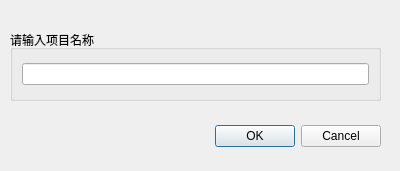
<?xml version="1.0" encoding="UTF-8"?>
<ui version="4.0">
 <class>TDialogNewProject</class>
 <widget class="QDialog" name="TDialogNewProject">
  <property name="geometry">
   <rect>
    <x>0</x>
    <y>0</y>
    <width>400</width>
    <height>171</height>
   </rect>
  </property>
  <property name="windowTitle">
   <string>Dialog</string>
  </property>
  <widget class="QDialogButtonBox" name="buttonBox">
   <property name="geometry">
    <rect>
     <x>10</x>
     <y>120</y>
     <width>371</width>
     <height>32</height>
    </rect>
   </property>
   <property name="orientation">
    <enum>Qt::Orientation::Horizontal</enum>
   </property>
   <property name="standardButtons">
    <set>QDialogButtonBox::StandardButton::Cancel|QDialogButtonBox::StandardButton::Ok</set>
   </property>
  </widget>
  <widget class="QGroupBox" name="groupBox">
   <property name="geometry">
    <rect>
     <x>10</x>
     <y>30</y>
     <width>371</width>
     <height>71</height>
    </rect>
   </property>
   <property name="title">
    <string>请输入项目名称</string>
   </property>
   <layout class="QGridLayout" name="gridLayout">
    <item row="0" column="0">
     <widget class="QLineEdit" name="lineEdit"/>
    </item>
   </layout>
  </widget>
 </widget>
 <resources/>
 <connections>
  <connection>
   <sender>buttonBox</sender>
   <signal>accepted()</signal>
   <receiver>TDialogNewProject</receiver>
   <slot>accept()</slot>
   <hints>
    <hint type="sourcelabel">
     <x>248</x>
     <y>254</y>
    </hint>
    <hint type="destinationlabel">
     <x>157</x>
     <y>274</y>
    </hint>
   </hints>
  </connection>
  <connection>
   <sender>buttonBox</sender>
   <signal>rejected()</signal>
   <receiver>TDialogNewProject</receiver>
   <slot>reject()</slot>
   <hints>
    <hint type="sourcelabel">
     <x>316</x>
     <y>260</y>
    </hint>
    <hint type="destinationlabel">
     <x>286</x>
     <y>274</y>
    </hint>
   </hints>
  </connection>
 </connections>
</ui>
